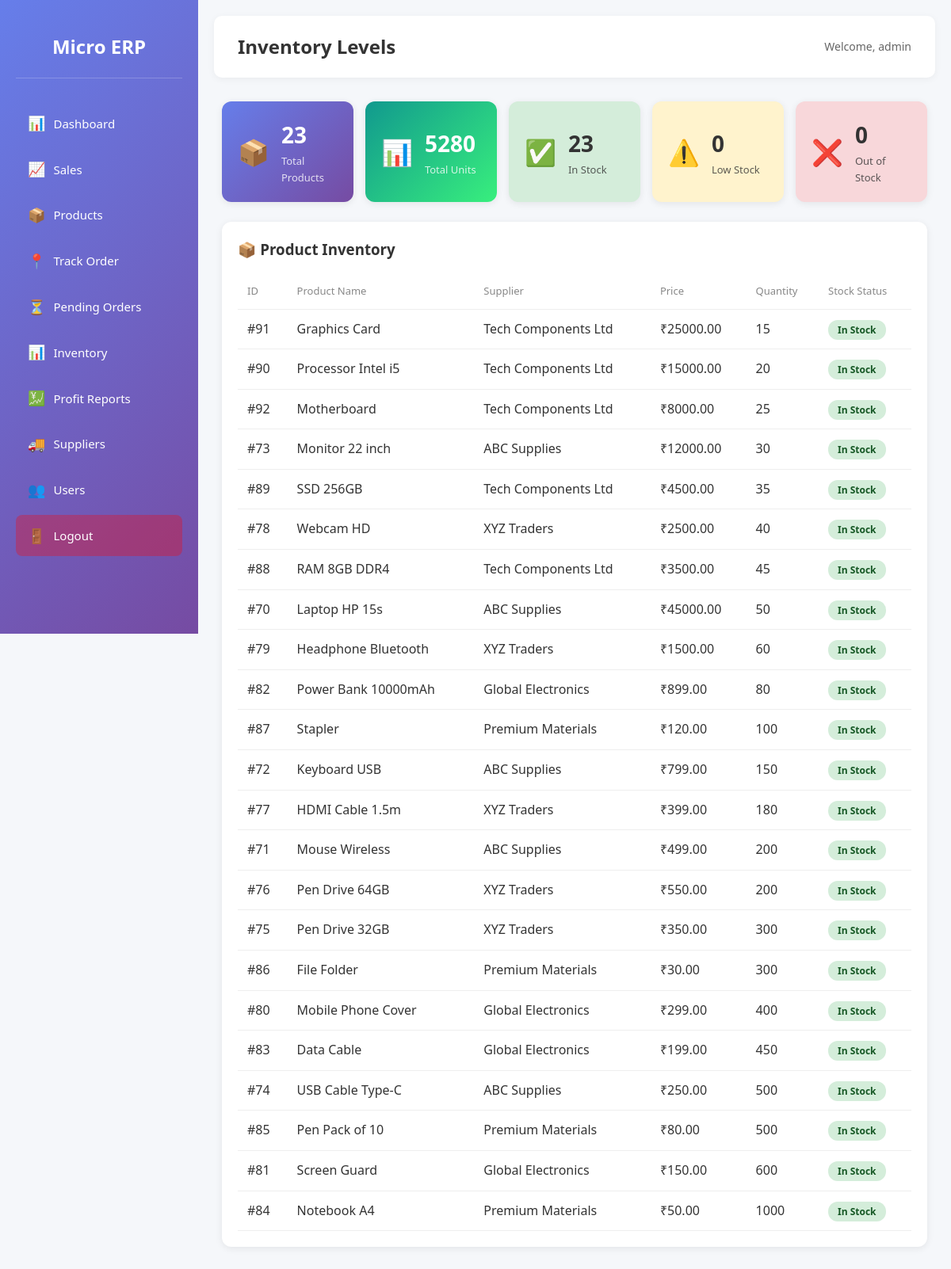
Page /inventory (signed in) on the committed database.
### tables this page shows
CREATE TABLE products (
    id INTEGER PRIMARY KEY AUTOINCREMENT,
    name TEXT NOT NULL,
    quantity INTEGER DEFAULT 0,
    price REAL DEFAULT 0,
    supplier_id INTEGER,
    FOREIGN KEY (supplier_id) REFERENCES suppliers (id)
);

CREATE TABLE suppliers (
    id INTEGER PRIMARY KEY AUTOINCREMENT,
    name TEXT NOT NULL,
    contact TEXT,
    email TEXT,
    phone TEXT,
    user_id INTEGER,
    FOREIGN KEY (user_id) REFERENCES users (id)
);

### app.py (the view)
@app.route('/inventory')
@login_required
def inventory():
    conn = get_db_connection()
    products_list = conn.execute('''
        SELECT p.*, s.name as supplier_name,
        CASE WHEN p.quantity = 0 THEN 'Out of Stock' WHEN p.quantity < 10 THEN 'Low Stock' ELSE 'In Stock' END as stock_status
        FROM products p LEFT JOIN suppliers s ON p.supplier_id = s.id ORDER BY p.quantity ASC
    ''').fetchall()
    stock_summary = {
        'total_products': conn.execute('SELECT COUNT(*) as count FROM products').fetchone()['count'],
        'total_stock': conn.execute('SELECT COALESCE(SUM(quantity), 0) as total FROM products').fetchone()['total'],
        'out_of_stock': conn.execute('SELECT COUNT(*) as count FROM products WHERE quantity = 0').fetchone()['count'],
        'low_stock': conn.execute('SELECT COUNT(*) as count FROM products WHERE quantity > 0 AND quantity < 10').fetchone()['count'],
        'in_stock': conn.execute('SELECT COUNT(*) as count FROM products WHERE quantity >= 10').fetchone()['count']
    }
    conn.close()
    return render_template('inventory.html', products=products_list, stock_summary=stock_summary)

### app.py (called while the page is built)
def get_db_connection():
    conn = sqlite3.connect(DB_PATH)
    conn.row_factory = sqlite3.Row
    return conn

def login_required(f):
    @wraps(f)
    def decorated_function(*args, **kwargs):
        if 'user_id' not in session:
            flash('Please log in first.', 'error')
            return redirect(url_for('login'))
        return f(*args, **kwargs)
    return decorated_function

### templates/inventory.html (shortened to what this page needs)
{% extends "base.html" %}
{% block header %}Inventory Levels{% endblock %}
{% block content %}
<div class="inventory-page">
    <div class="stock-summary">
        <div class="summary-card total">
            <span class="summary-icon">📦</span>
            <div class="summary-info">
                <span class="summary-value">{{ stock_summary.total_products }}</span>
                <span class="summary-label">Total Products</span>
            </div>
        </div>
        <div class="summary-card stock">
            <span class="summary-icon">📊</span>
            <div class="summary-info">
                <span class="summary-value">{{ stock_summary.total_stock }}</span>
                <span class="summary-label">Total Units</span>
            </div>
        </div>
        <div class="summary-card in-stock">
            <span class="summary-icon">✅</span>
            <div class="summary-info">
                <span class="summary-value">{{ stock_summary.in_stock }}</span>
                <span class="summary-label">In Stock</span>
            </div>
        </div>
        <div class="summary-card low-stock">
            <span class="summary-icon">⚠️</span>
            <div class="summary-info">
                <span class="summary-value">{{ stock_summary.low_stock }}</span>
                <span class="summary-label">Low Stock</span>
            </div>
        </div>
        <div class="summary-card out-of-stock">
            <span class="summary-icon">❌</span>
            <div class="summary-info">
                <span class="summary-value">{{ stock_summary.out_of_stock }}</span>
                <span class="summary-label">Out of Stock</span>
            </div>
        </div>
    </div>
    <div class="products-section">
        <h3>📦 Product Inventory</h3>
        <table class="inventory-table">
            <thead>
                <tr>
                    <th>ID</th>
                    <th>Product Name</th>
                    <th>Supplier</th>
                    <th>Price</th>
                    <th>Quantity</th>
                    <th>Stock Status</th>
                </tr>
            </thead>
            <tbody>
                {% for p in products %}
                <tr class="stock-{{ p.stock_status|lower|replace(' ', '-') }}">
                    <td>#{{ p.id }}</td>
                    <td>{{ p.name }}</td>
                    <td>{{ p.supplier_name or 'N/A' }}</td>
                    <td>₹{{ "%.2f"|format(p.price) }}</td>
                    <td>{{ p.quantity }}</td>
                    <td>
                        <span class="stock-badge {{ p.stock_status|lower|replace(' ', '-') }}">
                            {{ p.stock_status }}
                        </span>
                    </td>
                </tr>
                {% endfor %}
            </tbody>
        </table>
    </div>
</div>
{% endblock %}

### static/style.css (style rules this page uses)
* { margin: 0; padding: 0; box-sizing: border-box; }
body { font-family: 'Segoe UI', Tahoma, Geneva, Verdana, sans-serif; background-color: #f5f7fa; color: #333; line-height: 1.6; }

### templates/inventory.html (style rules this page uses)
.inventory-page { max-width: 1000px; margin: 0 auto; }
.stock-summary { display: flex; gap: 15px; flex-wrap: wrap; margin-bottom: 25px; }
.summary-card { flex: 1; min-width: 150px; padding: 20px; border-radius: 12px; display: flex; align-items: center; gap: 15px; background: white; box-shadow: 0 2px 10px rgba(0,0,0,0.08); }
.summary-card.total { background: linear-gradient(135deg, #667eea, #764ba2); color: white; }
.summary-card.stock { background: linear-gradient(135deg, #11998e, #38ef7d); color: white; }
.summary-card.in-stock { background: #d4edda; }
.summary-card.low-stock { background: #fff3cd; }
.summary-card.out-of-stock { background: #f8d7da; }
.summary-icon { font-size: 32px; }
.summary-value { display: block; font-size: 28px; font-weight: bold; }
.summary-label { display: block; font-size: 13px; opacity: 0.8; }
.products-section { background: white; border-radius: 12px; padding: 20px; box-shadow: 0 2px 10px rgba(0,0,0,0.08); }
.products-section h3 { margin: 0 0 15px 0; color: #333; }
.inventory-table { width: 100%; border-collapse: collapse; }
.inventory-table th, .inventory-table td { padding: 12px; text-align: left; border-bottom: 1px solid #eee; }
.inventory-table th { color: #888; font-weight: 500; font-size: 13px; }
.stock-badge { padding: 4px 12px; border-radius: 12px; font-size: 12px; font-weight: 600; }
.stock-badge.in-stock { background: #d4edda; color: #155724; }

### rows in the picture
products: id "91", name "Graphics Card", name "Tech Components Ltd", price "25000.00", quantity "15", stock_status "In Stock"
products: id "90", name "Processor Intel i5", name "Tech Components Ltd", price "15000.00", quantity "20", stock_status "In Stock"
products: id "92", name "Motherboard", name "Tech Components Ltd", price "8000.00", quantity "25", stock_status "In Stock"
products: id "73", name "Monitor 22 inch", name "ABC Supplies", price "12000.00", quantity "30", stock_status "In Stock"
products: id "89", name "SSD 256GB", name "Tech Components Ltd", price "4500.00", quantity "35", stock_status "In Stock"
products: id "78", name "Webcam HD", name "XYZ Traders", price "2500.00", quantity "40", stock_status "In Stock"
products: id "88", name "RAM 8GB DDR4", name "Tech Components Ltd", price "3500.00", quantity "45", stock_status "In Stock"
products: id "70", name "Laptop HP 15s", name "ABC Supplies", price "45000.00", quantity "50", stock_status "In Stock"
products: id "79", name "Headphone Bluetooth", name "XYZ Traders", price "1500.00", quantity "60", stock_status "In Stock"
products: id "82", name "Power Bank 10000mAh", name "Global Electronics", price "899.00", quantity "80", stock_status "In Stock"
products: id "87", name "Stapler", name "Premium Materials", price "120.00", quantity "100", stock_status "In Stock"
products: id "72", name "Keyboard USB", name "ABC Supplies", price "799.00", quantity "150", stock_status "In Stock"
products: id "77", name "HDMI Cable 1.5m", name "XYZ Traders", price "399.00", quantity "180", stock_status "In Stock"
products: id "71", name "Mouse Wireless", name "ABC Supplies", price "499.00", quantity "200", stock_status "In Stock"
products: id "76", name "Pen Drive 64GB", name "XYZ Traders", price "550.00", quantity "200", stock_status "In Stock"
products: id "75", name "Pen Drive 32GB", name "XYZ Traders", price "350.00", quantity "300", stock_status "In Stock"
products: id "86", name "File Folder", name "Premium Materials", price "30.00", quantity "300", stock_status "In Stock"
products: id "80", name "Mobile Phone Cover", name "Global Electronics", price "299.00", quantity "400", stock_status "In Stock"
products: id "83", name "Data Cable", name "Global Electronics", price "199.00", quantity "450", stock_status "In Stock"
products: id "74", name "USB Cable Type-C", name "ABC Supplies", price "250.00", quantity "500", stock_status "In Stock"
products: id "85", name "Pen Pack of 10", name "Premium Materials", price "80.00", quantity "500", stock_status "In Stock"
products: id "81", name "Screen Guard", name "Global Electronics", price "150.00", quantity "600", stock_status "In Stock"
products: id "84", name "Notebook A4", name "Premium Materials", price "50.00", quantity "1000", stock_status "In Stock"

### other values in the picture
{{ session.get('username') }} "admin"
{{ stock_summary.total_products }} "23"
{{ stock_summary.total_stock }} "5280"
{{ stock_summary.in_stock }} "23"
{{ stock_summary.low_stock }} "0"
{{ stock_summary.out_of_stock }} "0"
